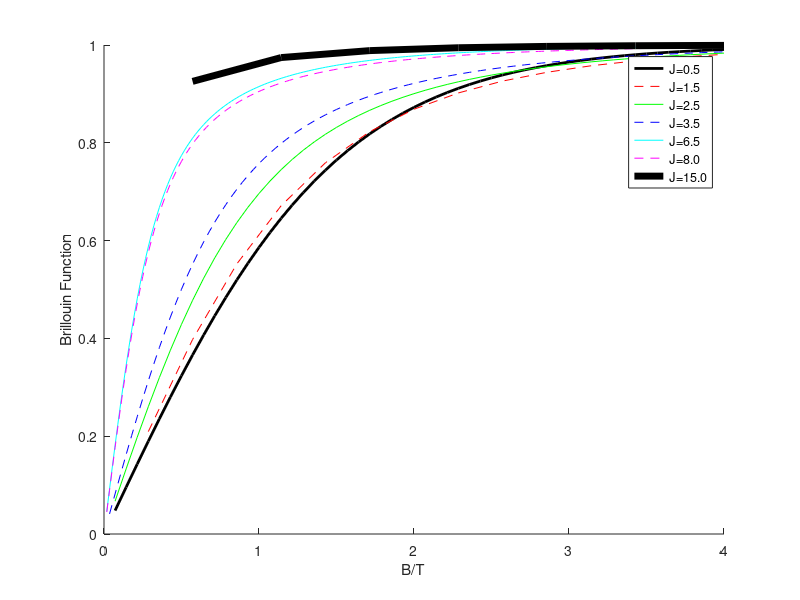

The MATLAB source for this figure:
%copyright by J. E Hasbun and T. Datta
% ch11_brillouin.m

% This script plots the Brillouin function for different values of
% the total angular momentum J. The paramagnetic magnetization follows
% the Brillouin function curve.

close all; clear all;

% Constants
mub = 9.27*10^-24; kb = 1.38*10^-23;

% defining x = B/T (magnetic field/temperature ratio)

% Function definitions
landeg = @(L,S) 1.5 + (S*(S+1) - L*(L+1))/(2*(L+S)*(L+S+1));
brillouinJ = @(x,L,S)((2*(L+S)+1)/(2*(L+S)))*coth(((2*(L+S)+1)/...
    (2*(L+S)))*landeg(L,S)*(mub/kb)*(L+S)*x)-(1/(2*(L+S)))*coth((landeg(L,S)*...
    (mub/kb)*(L+S)*x)/(2*(L+S)));

% Printing Landeg values
fprintf('landeg(0.0,0.5)= %0.3f\n',landeg(0.0,0.5));
fprintf('landeg(1.0,0.5)= %0.3f\n',landeg(1.0,0.5));
fprintf('landeg(2.0,0.5)= %0.3f\n',landeg(2.0,0.5));
fprintf('landeg(3.0,0.5)= %0.3f\n',landeg(3.0,0.5));
fprintf('landeg(3.0,3.5)= %0.3f\n',landeg(3.0,3.5));
fprintf('landeg(6.0,2.0)= %0.3f\n',landeg(6.0,2.0));
fprintf('landeg(5.0,10.0)= %0.3f\n',landeg(5.0,10.0));


% Plotting the Brillouin function curves for different J values
xmax = 4;
hold on;
fplot(@(x)brillouinJ(x,0.0,0.5),[0,4],'-k', 'LineWidth',2);
fplot(@(x)brillouinJ(x,1.0,0.5),[0,4],'--r');
fplot(@(x)brillouinJ(x,2.0,0.5),[0,4],'-g');
fplot(@(x)brillouinJ(x,3.0,0.5),[0,4],'--b');
fplot(@(x)brillouinJ(x,3.0,3.5),[0,4],'-c');
fplot(@(x)brillouinJ(x,6.0,2.0),[0,4],'--m');
fplot(@(x)brillouinJ(x,5.0,10.0),[0,4],'-k', 'LineWidth',5);
xlabel('B/T');ylabel('Brillouin Function');
legend('J=0.5','J=1.5','J=2.5','J=3.5','J=6.5','J=8.0','J=15.0');
hold off;
